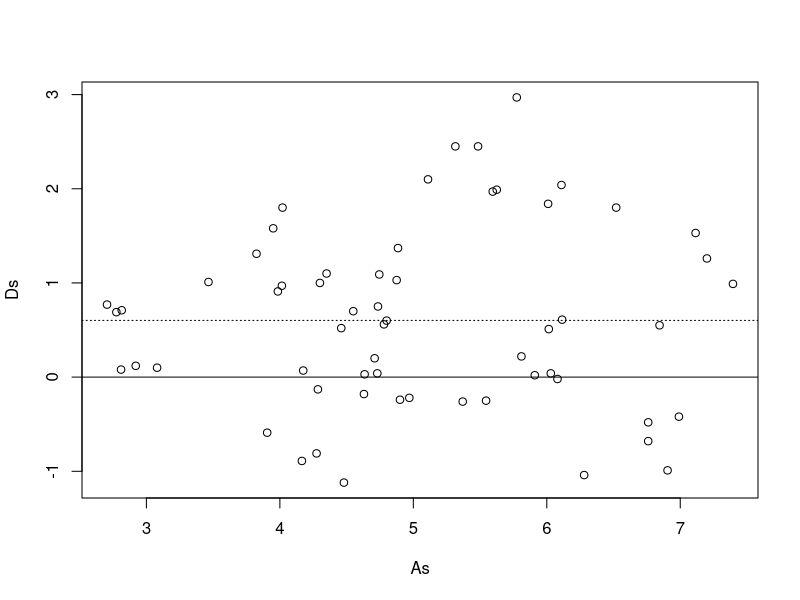
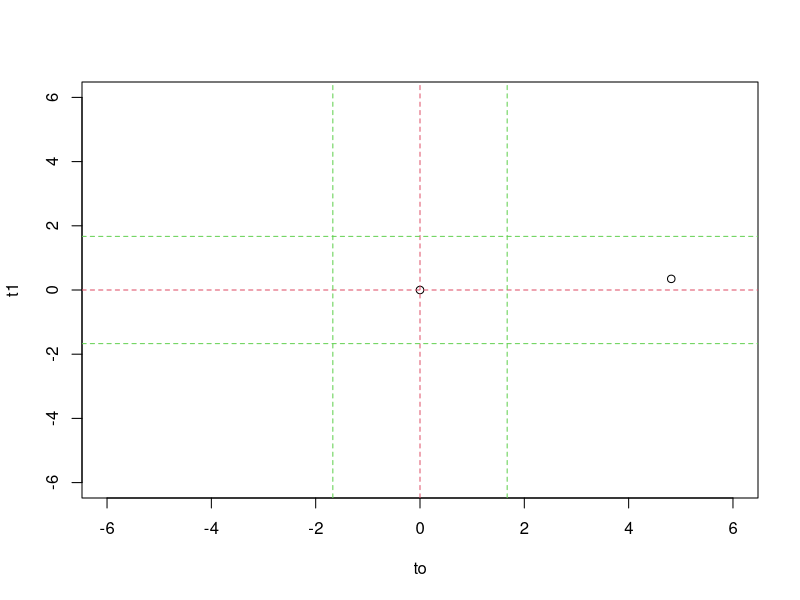

Write R code to recreate these figures, in order.
RVsing = c(7.83	,7.42	,7.89	,7.12	,7.88	,6.16	,7.26	, 6.71	,6.54	,4.75	,5.24	,4.86	,4.78	,6.05	,5.42	,4.21	,3.61	,
3.72	,3.87	,3.92	,3.13	,2.98	,2.85	,3.17	,3.09	,3.12	,5.92	,
6.42	,5.92	,6.27	,7.13	,6.62	,6.58	,6.93	,4.54	,4.81	,5.11	,5.29	,5.39	,5.57	,4.48	,4.92	,3.97	,4.22	,4.65	,4.74	,4.44	,4.5	,
6.78	,6.07	,6.52	,6.42	,6.41	,5.76	,5.06	,4.72	,4.9	,4.8	,4.9	,
5.1	)

ISsing = c(6.57	,5.62	,6.9	,6.57	,6.35	,4.06	,4.29	,4.26	,4.09	,4.71	,5.5	,5.08	,5.02	,6.01	,5.67	,4.14	,4.2	,4.61	,4.68	,5.04	,3.03	,2.86	,
2.77	,2.46	,2.32	,2.43	,5.9	,5.81	,5.7	,5.76	,5.09	,4.63	,4.61	,5.09	,4.72	,4.61	,4.36	,4.2	,4.36	,4.2	,3.17	,3.12	,2.96	,4.35	,
4.62	,3.16	,3.53	,3.53	,7.2	,6.09	,7	,7.1	,7.4	,6.8	,4.5	,4.2	,3.8	,3.8	,4.2	,4.5	)

#############################################################

RVave=c(7.628	,6.6675	,5.183333333	,3.866	,3.056666667	,6.1325	,6.815	,5.028	,4.456666667	,4.51	,6.326666667	,4.913333333	)

ISave=c(6.402	,4.175	,5.331666667	,4.534	,2.645	,5.7925	,4.855	,4.45	,3.083333333	,3.838	,6.931666667	,4.166666667	)

#############################################################

X=RVsing
Y=ISsing

n=length(X)

As=(Y+X)/2
Ds=(X-Y)
plot(As,Ds)
abline(h=0)
abline(h=mean(Ds), lty=3)
Cs=As-mean(As)
SLR=lm(Ds~Cs)
summary(SLR)


#            Estimate Std. Error t value Pr(>|t|)  
#(Intercept) -0.23333    0.97874  -0.238   0.8133  
#Cs           0.09250    0.04991   1.853   0.0744 .


to=c(0,0)
t1=c(0,0)
summary(SLR)$coefficients[,3]
dist = sum(summary(SLR)$coefficients[,3]^2)


dist = sum(summary(SLR)$coefficients[,3]^2)
to[2]=summary(SLR)$coefficients[5]
t1[2]=summary(SLR)$coefficients[6]
r =sqrt(2*qf(0.95,2,n-2))
tcrit=qt(0.95,n-1)

as.numeric(abs(to[2])<=tcrit)
as.numeric(abs(t1[2])<=tcrit)
as.numeric(dist<=r)
#############################################################



plot(x=to,y=t1, xlim=c(-6,6),ylim=c(-6,6))
abline(h=0,col=2,lty=2)
abline(v=0,col=2,lty=2)



zone=qt(0.95,n-1)
abline(h=zone,col=3,lty=2)
abline(h=-zone,col=3,lty=2)
abline(v=zone,col=3,lty=2)


# Cardiac output by two methods,
# RV and IC, for 12 subjects

cardiac = matrix(data = 
c(1, 7.83, 6.57,
1, 7.42, 5.62,
1, 7.89, 6.90,
1, 7.12, 6.57,
1, 7.88, 6.35,
2, 6.16, 4.06,
2, 7.26, 4.29,
2, 6.71, 4.26,
2, 6.54, 4.09,
3, 4.75, 4.71,
3, 5.24, 5.50,
3, 4.86, 5.08,
3, 4.78, 5.02,
3, 6.05, 6.01,
3, 5.42, 5.67,
4, 4.21, 4.14,
4, 3.61, 4.20,
4, 3.72, 4.61,
4, 3.87, 4.68,
4, 3.92, 5.04,
5, 3.13, 3.03,
5, 2.98, 2.86,
5, 2.85, 2.77,
5, 3.17, 2.46,
5, 3.09, 2.32,
5, 3.12, 2.43,
6, 5.92, 5.90,
6, 6.42, 5.81,
6, 5.92, 5.70,
6, 6.27, 5.76,
7, 7.13, 5.09,
7, 6.62, 4.63,
7, 6.58, 4.61,
7, 6.93, 5.09,
8, 4.54, 4.72,
8, 4.81, 4.61,
8, 5.11, 4.36,
8, 5.29, 4.20,
8, 5.39, 4.36,
8, 5.57, 4.20,
9, 4.48, 3.17,
9, 4.92, 3.12,
9, 3.97, 2.96,
10, 4.22, 4.35,
10, 4.65, 4.62,
10, 4.74, 3.16,
10, 4.44, 3.53,
10, 4.50, 3.53,
11, 6.78, 7.20,
11, 6.07, 6.09,
11, 6.52, 7.00,
11, 6.42, 7.10,
11, 6.41, 7.40,
11, 5.76, 6.80,
12, 5.06, 4.50,
12, 4.72, 4.20,
12, 4.90, 3.80,
12, 4.80, 3.80,
12, 4.90, 4.20,
12, 5.10, 4.50),
ncol=3, byrow = TRUE,
dimnames = list(NULL,
c("Subject", "RV", "IS")))

abline(v=-zone,col=3,lty=2)

